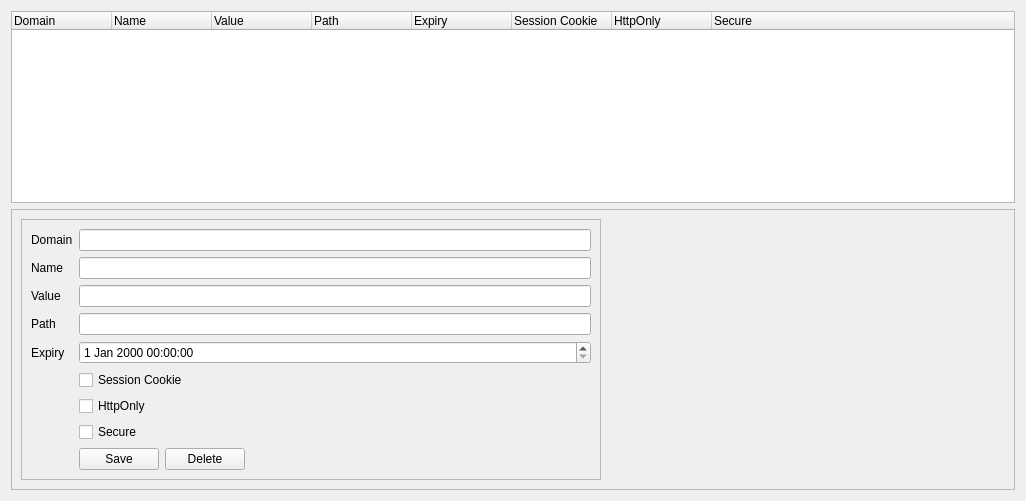
          <widget class="QWidget" name="cookiesCookieJarTab">
           <attribute name="title">
            <string>Cookie Jar</string>
           </attribute>
           <layout class="QVBoxLayout" name="verticalLayout_15">
            <item>
             <widget class="QTreeWidget" name="cookiesCookieJarTreeWidget">
              <column>
               <property name="text">
                <string>Domain</string>
               </property>
              </column>
              <column>
               <property name="text">
                <string>Name</string>
               </property>
              </column>
              <column>
               <property name="text">
                <string>Value</string>
               </property>
              </column>
              <column>
               <property name="text">
                <string>Path</string>
               </property>
              </column>
              <column>
               <property name="text">
                <string>Expiry</string>
               </property>
              </column>
              <column>
               <property name="text">
                <string>Session Cookie</string>
               </property>
              </column>
              <column>
               <property name="text">
                <string>HttpOnly</string>
               </property>
              </column>
              <column>
               <property name="text">
                <string>Secure</string>
               </property>
              </column>
             </widget>
            </item>
            <item>
             <widget class="QFrame" name="frame_7">
              <property name="frameShape">
               <enum>QFrame::StyledPanel</enum>
              </property>
              <property name="frameShadow">
               <enum>QFrame::Raised</enum>
              </property>
              <layout class="QHBoxLayout" name="horizontalLayout_8">
               <item>
                <widget class="QFrame" name="frame_6">
                 <property name="frameShape">
                  <enum>QFrame::StyledPanel</enum>
                 </property>
                 <property name="frameShadow">
                  <enum>QFrame::Raised</enum>
                 </property>
                 <layout class="QFormLayout" name="formLayout_3">
                  <item row="0" column="0">
                   <widget class="QLabel" name="label_18">
                    <property name="text">
                     <string>Domain</string>
                    </property>
                   </widget>
                  </item>
                  <item row="0" column="1">
                   <widget class="QLineEdit" name="cookiesCookieJarDomainEdit">
                    <property name="minimumSize">
                     <size>
                      <width>256</width>
                      <height>0</height>
                     </size>
                    </property>
                   </widget>
                  </item>
                  <item row="1" column="0">
                   <widget class="QLabel" name="label_16">
                    <property name="text">
                     <string>Name</string>
                    </property>
                   </widget>
                  </item>
                  <item row="1" column="1">
                   <widget class="QLineEdit" name="cookiesCookieJarNameEdit">
                    <property name="minimumSize">
                     <size>
                      <width>256</width>
                      <height>0</height>
                     </size>
                    </property>
                   </widget>
                  </item>
                  <item row="2" column="0">
                   <widget class="QLabel" name="label_17">
                    <property name="text">
                     <string>Value</string>
                    </property>
                   </widget>
                  </item>
                  <item row="2" column="1">
                   <widget class="QLineEdit" name="cookiesCookieJarValueEdit">
                    <property name="minimumSize">
                     <size>
                      <width>512</width>
                      <height>0</height>
                     </size>
                    </property>
                   </widget>
                  </item>
                  <item row="3" column="0">
                   <widget class="QLabel" name="label_19">
                    <property name="text">
                     <string>Path</string>
                    </property>
                   </widget>
                  </item>
                  <item row="3" column="1">
                   <widget class="QLineEdit" name="cookiesCookieJarPathEdit">
                    <property name="minimumSize">
                     <size>
                      <width>256</width>
                      <height>0</height>
                     </size>
                    </property>
                   </widget>
                  </item>
                  <item row="4" column="0">
                   <widget class="QLabel" name="label_20">
                    <property name="text">
                     <string>Expiry</string>
                    </property>
                   </widget>
                  </item>
                  <item row="4" column="1">
                   <widget class="QDateTimeEdit" name="cookiesCookieJarExpiryEdit"/>
                  </item>
                  <item row="5" column="1">
                   <widget class="QCheckBox" name="cookiesCookieJarSessionCookieCheckbox">
                    <property name="text">
                     <string>Session Cookie</string>
                    </property>
                   </widget>
                  </item>
                  <item row="6" column="1">
                   <widget class="QCheckBox" name="cookiesCookieJarHttpOnlyCheckbox">
                    <property name="text">
                     <string>HttpOnly</string>
                    </property>
                   </widget>
                  </item>
                  <item row="7" column="1">
                   <widget class="QCheckBox" name="cookiesCookieJarSecureCheckbox">
                    <property name="text">
                     <string>Secure</string>
                    </property>
                   </widget>
                  </item>
                  <item row="8" column="1">
                   <layout class="QHBoxLayout" name="horizontalLayout_18">
                    <item>
                     <widget class="QPushButton" name="cookiesCookieJarSaveButton">
                      <property name="text">
                       <string>Save</string>
                      </property>
                     </widget>
                    </item>
                    <item>
                     <widget class="QPushButton" name="cookiesCookieJarDeleteButton">
                      <property name="text">
                       <string>Delete</string>
                      </property>
                     </widget>
                    </item>
                    <item>
                     <spacer name="horizontalSpacer_16">
                      <property name="orientation">
                       <enum>Qt::Horizontal</enum>
                      </property>
                      <property name="sizeHint" stdset="0">
                       <size>
                        <width>40</width>
                        <height>20</height>
                       </size>
                      </property>
                     </spacer>
                    </item>
                   </layout>
                  </item>
                 </layout>
                </widget>
               </item>
               <item>
                <spacer name="horizontalSpacer_7">
                 <property name="orientation">
                  <enum>Qt::Horizontal</enum>
                 </property>
                 <property name="sizeHint" stdset="0">
                  <size>
                   <width>404</width>
                   <height>20</height>
                  </size>
                 </property>
                </spacer>
               </item>
              </layout>
             </widget>
            </item>
           </layout>
          </widget>
